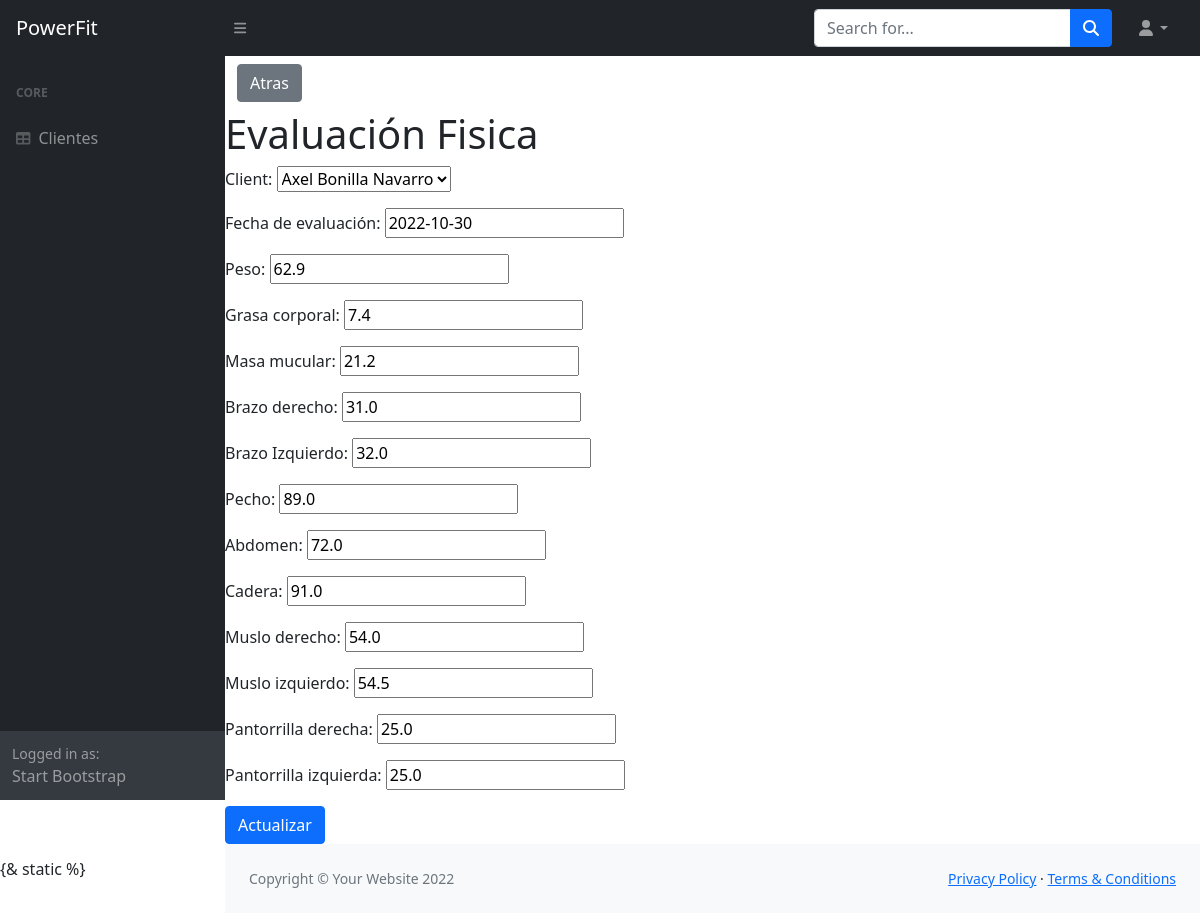
The app's page /users/update_pe.html/1, older data.
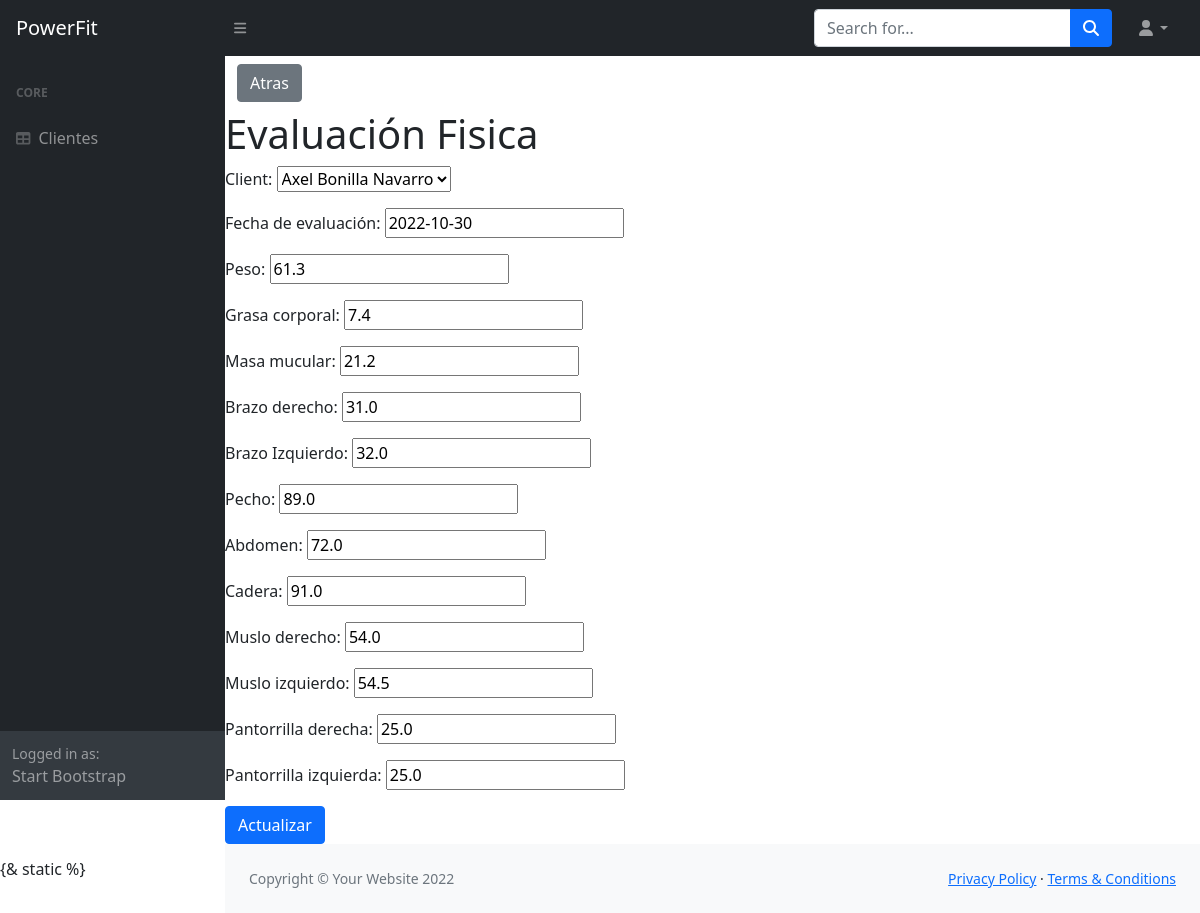
The same page, newer data.
### HealthQuest/models.py (models this page shows, shortened)
class physical_evaluation (models.Model):
    client = models.ForeignKey(HealthQuests, on_delete=models.CASCADE, null=True, blank=True)
    date = models.DateField(default=datetime.date.today, verbose_name= 'Fecha de evaluación')
    weight = models.FloatField(verbose_name='Peso')
    body_fat = models.FloatField(verbose_name='Grasa corporal')
    muscle_mass = models.FloatField(verbose_name='Masa mucular')
    right_arm = models.FloatField(verbose_name='Brazo derecho')
    left_arm = models.FloatField(verbose_name='Brazo Izquierdo')
    chest = models.FloatField(verbose_name='Pecho')
    abdomen = models.FloatField(verbose_name='Abdomen')
    hip = models.FloatField(verbose_name='Cadera')
    right_thigh = models.FloatField(verbose_name='Muslo derecho')
    left_thigh = models.FloatField(verbose_name='Muslo izquierdo')
    right_calf = models.FloatField(verbose_name='Pantorrilla derecha')
    left_calf = models.FloatField(verbose_name='Pantorrilla izquierda')

### HealthQuest/views.py (the view, shortened to what this page needs)
# urls.py: path('users/update_pe.html/<int:pk>', views.update_pe.as_view(template_name='HealthQuest/update_pe.html'), name='uptd_pe')
class update_pe(UpdateView, SuccessMessageMixin):
    model = physical_evaluation
    fields = '__all__'
    template_name = 'HealthQuest/update_pe.html'
    success_message = 'Actualizado correctamente'

### HealthQuest/models.py (called while the page is built)
    def __str__(self):
        return self.name

### templates/HealthQuest/update_pe.html (shortened to what this page needs)
{% extends 'HealthQuest/index.html' %}
{% block content %}
<div class="container">
<a href="/users" type="button" class="btn btn-secondary">Atras</a>
</div>
    <form method="post">{% csrf_token %}
        <h1>Evaluación Fisica</h1>
        {{ form.as_p }}
        <input class="btn btn-primary" type="submit" value="Actualizar">
    </form>
{% endblock %}

Row changes from the older to the newer data that the page shows:
changed physical_evaluation "Axel Bonilla Navarro": weight "62.9" → "61.3"
